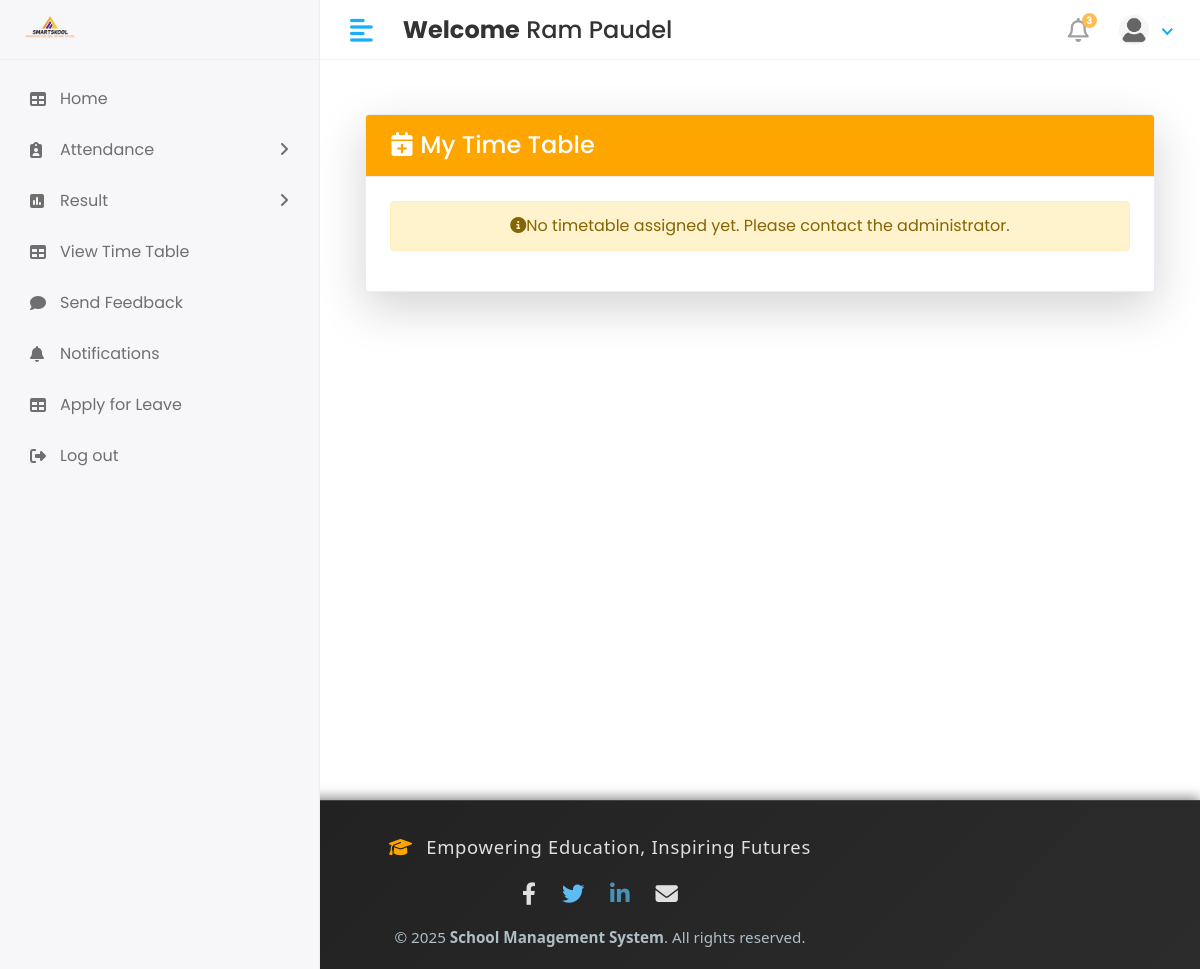
The page /Staff/view_timetable/ (signed in) on the database as committed earlier.
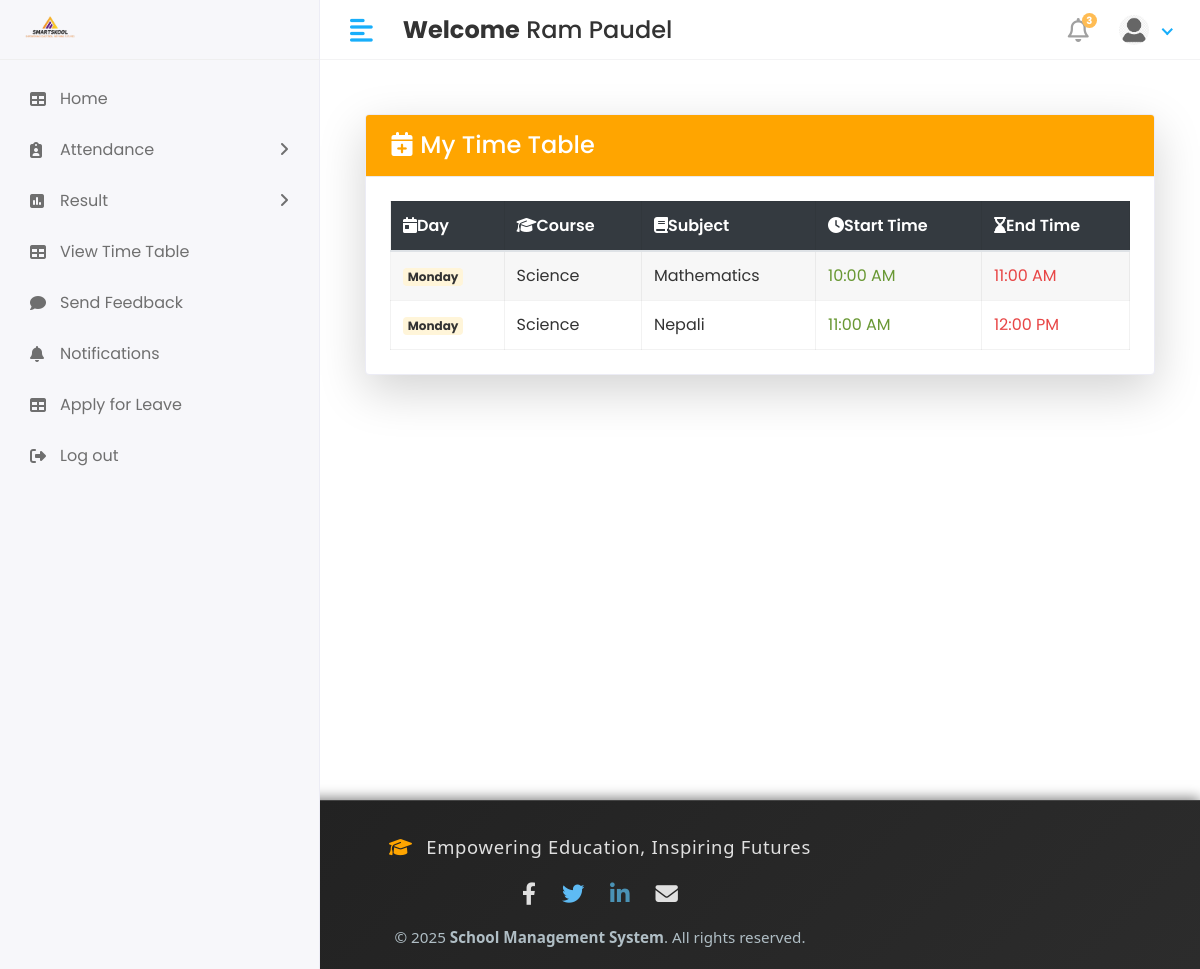
The same page on the database as committed later.
### app/models.py (models this page shows, shortened)
class TimeTable(models.Model):
    staff = models.ForeignKey(staff, on_delete=models.CASCADE)
    subject = models.ForeignKey(subject, on_delete=models.CASCADE)
    course = models.ForeignKey(course, on_delete=models.CASCADE)
    session_year = models.ForeignKey(session_year, on_delete=models.CASCADE)
    day = models.CharField(max_length=10, choices=DAYS_OF_WEEK)
    start_time = models.TimeField()
    end_time = models.TimeField()

class course(models.Model):
    course_name = models.CharField(max_length=100)
    course_code = models.CharField(max_length=10)
    course_created_date = models.DateField(auto_now_add=True)
    course_updated_date = models.DateField(auto_now=True)

class subject(models.Model):
    subject_name = models.CharField(max_length=100)
    subject_code = models.CharField(max_length=10)
    course_id = models.ForeignKey(course, on_delete=models.CASCADE)
    staff_id = models.ForeignKey(staff, on_delete=models.CASCADE)
    created_at = models.DateField(auto_now_add=True,null=True)
    updated_at = models.DateField(auto_now=True)

### school_management_system/Staff_Views.py (the view)
# urls.py: path('Staff/view_timetable/', Staff_Views.staff_view_timetable, name='view_timetable'),
def staff_view_timetable(request):
    try:
        staff_obj = staff.objects.get(admin=request.user.id)
        timetable = TimeTable.objects.filter(staff=staff_obj).order_by('day', 'start_time')
    except staff.DoesNotExist:
        timetable = []
    return render(request, 'Staff/view_timetable.html', {'timetable': timetable})

### templates/Staff/view_timetable.html
{% extends 'base.html' %}
{% block content %}
<div class="container mt-4">
    <div class="card shadow-lg">
        <div class="card-header text-white" style="background-color: orange;">
            <h4 class="mb-0"><i class="fas fa-calendar-plus me-2"></i> My Time Table</h4>
        </div>
        <div class="card-body">
            {% if timetable %}
            <div class="table-responsive">
                <table class="table table-bordered table-striped table-hover align-middle">
                    <thead class="table-dark">
                        <tr>
                            <th><i class="fas fa-calendar-day me-1"></i>Day</th>
                            <th><i class="fas fa-graduation-cap me-1"></i>Course</th>
                            <th><i class="fas fa-book me-1"></i>Subject</th>
                            <th><i class="fas fa-clock me-1"></i>Start Time</th>
                            <th><i class="fas fa-hourglass-end me-1"></i>End Time</th>
                        </tr>
                    </thead>
                    <tbody>
                        {% for row in timetable %}
                        <tr>
                            <td><span class="badge bg-primary">{{ row.day }}</span></td>
                            <td>{{ row.course.course_name }}</td>
                            <td>{{ row.subject.subject_name }}</td>
                            <td><span class="text-success fw-bold">{{ row.start_time|time:"g:i A" }}</span></td>
                            <td><span class="text-danger fw-bold">{{ row.end_time|time:"g:i A" }}</span></td>
                        </tr>
                        {% endfor %}
                    </tbody>
                </table>
            </div>
            {% else %}
                <div class="alert alert-warning text-center">
                    <i class="fas fa-info-circle me-2"></i>No timetable assigned yet. Please contact the administrator.
                </div>
            {% endif %}
        </div>
    </div>
</div>
{% endblock %}

Rows that differ between the two databases and show on the page:
added TimeTable: day "Monday", course.course_name "Science", subject.subject_name "Mathematics", start_time "10:00 AM", end_time "11:00 AM"
added TimeTable: day "Monday", course.course_name "Science", subject.subject_name "Nepali", start_time "11:00 AM", end_time "12:00 PM"
Other text that changed with them:
text no longer shown: "No timetable assigned yet. Please contact the administrator."
text now shown: "Day Course Subject Start Time End Time"
